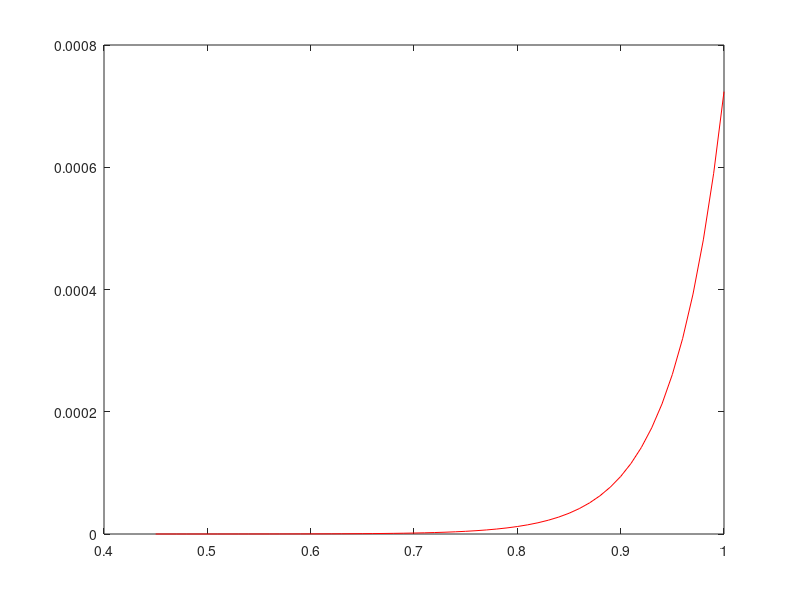

Write the MATLAB code that produced this figure.
v_t=0.0258; %Thermal voltage
i_saturation = 1.0e-12; % Saturation Current
v_diode =0.45:0.01:1; % Voltage Sampling; % Voltage Sampling
n=1.9; %Emission coefficient
i = i_saturation*(exp(v_diode/(n*v_t))-1); % Diode Current
%% Plotting the Results
plot(v_diode,i,'r');